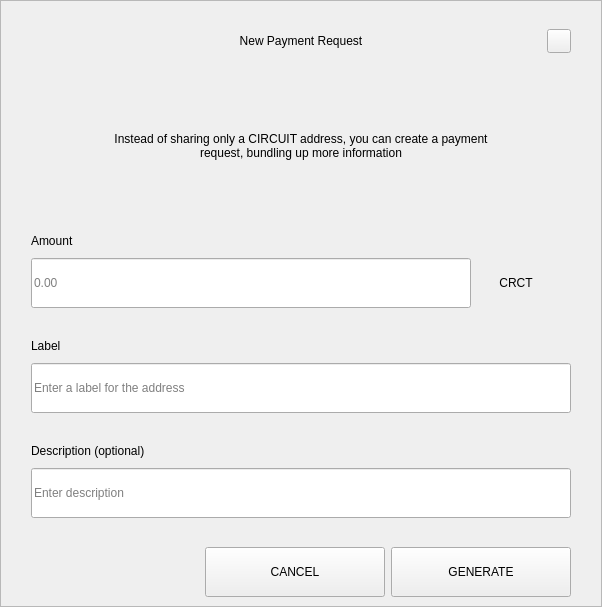
<?xml version="1.0" encoding="UTF-8"?>
<ui version="4.0">
 <class>RequestDialog</class>
 <widget class="QDialog" name="RequestDialog">
  <property name="geometry">
   <rect>
    <x>0</x>
    <y>0</y>
    <width>602</width>
    <height>607</height>
   </rect>
  </property>
  <property name="windowTitle">
   <string>Dialog</string>
  </property>
  <layout class="QVBoxLayout" name="verticalLayout_5">
   <property name="spacing">
    <number>0</number>
   </property>
   <property name="leftMargin">
    <number>0</number>
   </property>
   <property name="topMargin">
    <number>0</number>
   </property>
   <property name="rightMargin">
    <number>0</number>
   </property>
   <property name="bottomMargin">
    <number>0</number>
   </property>
   <item>
    <widget class="QFrame" name="frame">
     <property name="styleSheet">
      <string notr="true"/>
     </property>
     <property name="frameShape">
      <enum>QFrame::StyledPanel</enum>
     </property>
     <property name="frameShadow">
      <enum>QFrame::Raised</enum>
     </property>
     <layout class="QVBoxLayout" name="verticalLayout_4" stretch="1,0,0">
      <property name="spacing">
       <number>0</number>
      </property>
      <property name="leftMargin">
       <number>30</number>
      </property>
      <property name="topMargin">
       <number>20</number>
      </property>
      <property name="rightMargin">
       <number>30</number>
      </property>
      <property name="bottomMargin">
       <number>0</number>
      </property>
      <item>
       <layout class="QHBoxLayout" name="horizontalLayout_3">
        <property name="spacing">
         <number>0</number>
        </property>
        <item>
         <spacer name="horizontalSpacer_21">
          <property name="orientation">
           <enum>Qt::Horizontal</enum>
          </property>
          <property name="sizeHint" stdset="0">
           <size>
            <width>40</width>
            <height>20</height>
           </size>
          </property>
         </spacer>
        </item>
        <item>
         <widget class="QLabel" name="labelTitle">
          <property name="minimumSize">
           <size>
            <width>0</width>
            <height>40</height>
           </size>
          </property>
          <property name="maximumSize">
           <size>
            <width>16777215</width>
            <height>40</height>
           </size>
          </property>
          <property name="styleSheet">
           <string notr="true">padding-left:24px;</string>
          </property>
          <property name="text">
           <string>New Payment Request</string>
          </property>
          <property name="alignment">
           <set>Qt::AlignCenter</set>
          </property>
          <property name="margin">
           <number>7</number>
          </property>
         </widget>
        </item>
        <item>
         <spacer name="horizontalSpacer">
          <property name="orientation">
           <enum>Qt::Horizontal</enum>
          </property>
          <property name="sizeHint" stdset="0">
           <size>
            <width>40</width>
            <height>20</height>
           </size>
          </property>
         </spacer>
        </item>
        <item>
         <widget class="QPushButton" name="btnEsc">
          <property name="minimumSize">
           <size>
            <width>24</width>
            <height>24</height>
           </size>
          </property>
          <property name="maximumSize">
           <size>
            <width>24</width>
            <height>24</height>
           </size>
          </property>
          <property name="focusPolicy">
           <enum>Qt::NoFocus</enum>
          </property>
          <property name="text">
           <string/>
          </property>
         </widget>
        </item>
       </layout>
      </item>
      <item>
       <widget class="QStackedWidget" name="stack">
        <property name="minimumSize">
         <size>
          <width>540</width>
          <height>0</height>
         </size>
        </property>
        <property name="maximumSize">
         <size>
          <width>540</width>
          <height>16777215</height>
         </size>
        </property>
        <property name="currentIndex">
         <number>0</number>
        </property>
        <widget class="QWidget" name="page_1">
         <property name="minimumSize">
          <size>
           <width>540</width>
           <height>0</height>
          </size>
         </property>
         <property name="maximumSize">
          <size>
           <width>540</width>
           <height>16777215</height>
          </size>
         </property>
         <layout class="QVBoxLayout" name="layout1">
          <property name="spacing">
           <number>0</number>
          </property>
          <property name="leftMargin">
           <number>0</number>
          </property>
          <property name="topMargin">
           <number>0</number>
          </property>
          <property name="rightMargin">
           <number>0</number>
          </property>
          <property name="bottomMargin">
           <number>0</number>
          </property>
          <item>
           <spacer name="verticalSpacer_21">
            <property name="orientation">
             <enum>Qt::Vertical</enum>
            </property>
            <property name="sizeType">
             <enum>QSizePolicy::Fixed</enum>
            </property>
            <property name="sizeHint" stdset="0">
             <size>
              <width>20</width>
              <height>30</height>
             </size>
            </property>
           </spacer>
          </item>
          <item alignment="Qt::AlignHCenter">
           <widget class="QLabel" name="labelMessage">
            <property name="minimumSize">
             <size>
              <width>400</width>
              <height>50</height>
             </size>
            </property>
            <property name="text">
             <string>Instead of sharing only a CIRCUIT address, you can create a payment request, bundling up more information</string>
            </property>
            <property name="alignment">
             <set>Qt::AlignCenter</set>
            </property>
            <property name="wordWrap">
             <bool>true</bool>
            </property>
           </widget>
          </item>
          <item alignment="Qt::AlignBottom">
           <widget class="QWidget" name="containerAmount" native="true">
            <layout class="QVBoxLayout" name="verticalLayout">
             <property name="spacing">
              <number>9</number>
             </property>
             <property name="leftMargin">
              <number>0</number>
             </property>
             <property name="topMargin">
              <number>0</number>
             </property>
             <property name="rightMargin">
              <number>0</number>
             </property>
             <property name="bottomMargin">
              <number>0</number>
             </property>
             <item>
              <widget class="QLabel" name="labelSubtitleAmount">
               <property name="minimumSize">
                <size>
                 <width>350</width>
                 <height>16</height>
                </size>
               </property>
               <property name="maximumSize">
                <size>
                 <width>16777215</width>
                 <height>16</height>
                </size>
               </property>
               <property name="text">
                <string>Amount</string>
               </property>
              </widget>
             </item>
             <item alignment="Qt::AlignTop">
              <widget class="QWidget" name="layoutAmount" native="true">
               <layout class="QHBoxLayout" name="horizontalLayout" stretch="2,0">
                <property name="spacing">
                 <number>0</number>
                </property>
                <property name="leftMargin">
                 <number>0</number>
                </property>
                <property name="topMargin">
                 <number>0</number>
                </property>
                <property name="rightMargin">
                 <number>0</number>
                </property>
                <property name="bottomMargin">
                 <number>0</number>
                </property>
                <item>
                 <widget class="QLineEdit" name="lineEditAmount">
                  <property name="minimumSize">
                   <size>
                    <width>0</width>
                    <height>50</height>
                   </size>
                  </property>
                  <property name="maximumSize">
                   <size>
                    <width>16777215</width>
                    <height>50</height>
                   </size>
                  </property>
                  <property name="placeholderText">
                   <string notr="true">0.00</string>
                  </property>
                 </widget>
                </item>
                <item>
                 <widget class="QWidget" name="comboContainer" native="true">
                  <property name="minimumSize">
                   <size>
                    <width>100</width>
                    <height>50</height>
                   </size>
                  </property>
                  <property name="maximumSize">
                   <size>
                    <width>16777215</width>
                    <height>50</height>
                   </size>
                  </property>
                  <layout class="QHBoxLayout" name="horizontalLayout_31">
                   <property name="spacing">
                    <number>0</number>
                   </property>
                   <property name="leftMargin">
                    <number>0</number>
                   </property>
                   <property name="topMargin">
                    <number>0</number>
                   </property>
                   <property name="rightMargin">
                    <number>10</number>
                   </property>
                   <property name="bottomMargin">
                    <number>0</number>
                   </property>
                   <item>
                    <widget class="QLabel" name="comboBoxCoin">
                     <property name="text">
                      <string>CRCT</string>
                     </property>
                     <property name="alignment">
                      <set>Qt::AlignCenter</set>
                     </property>
                    </widget>
                   </item>
                  </layout>
                 </widget>
                </item>
               </layout>
              </widget>
             </item>
            </layout>
           </widget>
          </item>
          <item>
           <spacer name="verticalSpacer_31">
            <property name="orientation">
             <enum>Qt::Vertical</enum>
            </property>
            <property name="sizeType">
             <enum>QSizePolicy::Fixed</enum>
            </property>
            <property name="sizeHint" stdset="0">
             <size>
              <width>20</width>
              <height>30</height>
             </size>
            </property>
           </spacer>
          </item>
          <item>
           <layout class="QVBoxLayout" name="verticalLayoutLabel">
            <property name="spacing">
             <number>9</number>
            </property>
            <item>
             <widget class="QLabel" name="labelSubtitleLabel">
              <property name="minimumSize">
               <size>
                <width>0</width>
                <height>16</height>
               </size>
              </property>
              <property name="maximumSize">
               <size>
                <width>16777215</width>
                <height>16</height>
               </size>
              </property>
              <property name="text">
               <string>Label</string>
              </property>
             </widget>
            </item>
            <item>
             <widget class="QLineEdit" name="lineEditLabel">
              <property name="minimumSize">
               <size>
                <width>0</width>
                <height>50</height>
               </size>
              </property>
              <property name="maximumSize">
               <size>
                <width>16777215</width>
                <height>50</height>
               </size>
              </property>
              <property name="placeholderText">
               <string>Enter a label for the address</string>
              </property>
             </widget>
            </item>
           </layout>
          </item>
          <item>
           <spacer name="verticalSpacer_34">
            <property name="orientation">
             <enum>Qt::Vertical</enum>
            </property>
            <property name="sizeType">
             <enum>QSizePolicy::Fixed</enum>
            </property>
            <property name="sizeHint" stdset="0">
             <size>
              <width>20</width>
              <height>30</height>
             </size>
            </property>
           </spacer>
          </item>
          <item>
           <layout class="QVBoxLayout" name="verticalLayoutDescription">
            <property name="spacing">
             <number>9</number>
            </property>
            <item>
             <widget class="QLabel" name="labelSubtitleDescription">
              <property name="minimumSize">
               <size>
                <width>0</width>
                <height>16</height>
               </size>
              </property>
              <property name="maximumSize">
               <size>
                <width>16777215</width>
                <height>16</height>
               </size>
              </property>
              <property name="text">
               <string>Description (optional)</string>
              </property>
             </widget>
            </item>
            <item>
             <widget class="QLineEdit" name="lineEditDescription">
              <property name="minimumSize">
               <size>
                <width>0</width>
                <height>50</height>
               </size>
              </property>
              <property name="maximumSize">
               <size>
                <width>16777215</width>
                <height>50</height>
               </size>
              </property>
              <property name="placeholderText">
               <string>Enter description</string>
              </property>
             </widget>
            </item>
            <item>
             <spacer name="verticalSpacer_4">
              <property name="orientation">
               <enum>Qt::Vertical</enum>
              </property>
              <property name="sizeType">
               <enum>QSizePolicy::Fixed</enum>
              </property>
              <property name="sizeHint" stdset="0">
               <size>
                <width>20</width>
                <height>20</height>
               </size>
              </property>
             </spacer>
            </item>
           </layout>
          </item>
         </layout>
        </widget>
        <widget class="QWidget" name="page_2">
         <layout class="QVBoxLayout" name="layout2">
          <item>
           <spacer name="verticalSpacer_5">
            <property name="orientation">
             <enum>Qt::Vertical</enum>
            </property>
            <property name="sizeType">
             <enum>QSizePolicy::Fixed</enum>
            </property>
            <property name="sizeHint" stdset="0">
             <size>
              <width>20</width>
              <height>50</height>
             </size>
            </property>
           </spacer>
          </item>
          <item alignment="Qt::AlignHCenter">
           <widget class="QLabel" name="labelQrImg">
            <property name="minimumSize">
             <size>
              <width>260</width>
              <height>260</height>
             </size>
            </property>
            <property name="maximumSize">
             <size>
              <width>260</width>
              <height>260</height>
             </size>
            </property>
            <property name="text">
             <string/>
            </property>
            <property name="alignment">
             <set>Qt::AlignCenter</set>
            </property>
           </widget>
          </item>
          <item>
           <spacer name="verticalSpacer_2">
            <property name="orientation">
             <enum>Qt::Vertical</enum>
            </property>
            <property name="sizeType">
             <enum>QSizePolicy::Fixed</enum>
            </property>
            <property name="sizeHint" stdset="0">
             <size>
              <width>20</width>
              <height>30</height>
             </size>
            </property>
           </spacer>
          </item>
          <item alignment="Qt::AlignHCenter">
           <widget class="QLabel" name="labelAddress">
            <property name="text">
             <string>D7VFR83SQbiezrW72hjcWJtcfip5krte2Z </string>
            </property>
           </widget>
          </item>
          <item>
           <spacer name="verticalSpacer_32">
            <property name="orientation">
             <enum>Qt::Vertical</enum>
            </property>
            <property name="sizeType">
             <enum>QSizePolicy::Expanding</enum>
            </property>
            <property name="sizeHint" stdset="0">
             <size>
              <width>20</width>
              <height>20</height>
             </size>
            </property>
           </spacer>
          </item>
          <item>
           <layout class="QHBoxLayout" name="horizontal">
            <property name="leftMargin">
             <number>20</number>
            </property>
            <property name="rightMargin">
             <number>20</number>
            </property>
            <property name="bottomMargin">
             <number>20</number>
            </property>
            <item>
             <spacer name="horizontalSpacer_4">
              <property name="orientation">
               <enum>Qt::Horizontal</enum>
              </property>
              <property name="sizeHint" stdset="0">
               <size>
                <width>40</width>
                <height>20</height>
               </size>
              </property>
             </spacer>
            </item>
            <item>
             <widget class="QPushButton" name="btnCopyAddress">
              <property name="minimumSize">
               <size>
                <width>180</width>
                <height>50</height>
               </size>
              </property>
              <property name="text">
               <string>COPY ADDRESS</string>
              </property>
             </widget>
            </item>
            <item>
             <widget class="QPushButton" name="btnCopyUrl">
              <property name="minimumSize">
               <size>
                <width>180</width>
                <height>50</height>
               </size>
              </property>
              <property name="text">
               <string>COPY URL</string>
              </property>
             </widget>
            </item>
            <item>
             <spacer name="horizontalSpacer_2">
              <property name="orientation">
               <enum>Qt::Horizontal</enum>
              </property>
              <property name="sizeHint" stdset="0">
               <size>
                <width>40</width>
                <height>20</height>
               </size>
              </property>
             </spacer>
            </item>
           </layout>
          </item>
         </layout>
        </widget>
       </widget>
      </item>
      <item>
       <widget class="QWidget" name="buttonsStack" native="true">
        <layout class="QHBoxLayout" name="horizontalLayout_5">
         <property name="leftMargin">
          <number>20</number>
         </property>
         <property name="rightMargin">
          <number>0</number>
         </property>
         <item>
          <spacer name="horizontalSpacer_41">
           <property name="orientation">
            <enum>Qt::Horizontal</enum>
           </property>
           <property name="sizeHint" stdset="0">
            <size>
             <width>40</width>
             <height>20</height>
            </size>
           </property>
          </spacer>
         </item>
         <item>
          <widget class="QPushButton" name="btnCancel">
           <property name="minimumSize">
            <size>
             <width>180</width>
             <height>50</height>
            </size>
           </property>
           <property name="focusPolicy">
            <enum>Qt::NoFocus</enum>
           </property>
           <property name="text">
            <string>CANCEL</string>
           </property>
          </widget>
         </item>
         <item>
          <widget class="QPushButton" name="btnSave">
           <property name="minimumSize">
            <size>
             <width>180</width>
             <height>50</height>
            </size>
           </property>
           <property name="focusPolicy">
            <enum>Qt::NoFocus</enum>
           </property>
           <property name="text">
            <string>GENERATE</string>
           </property>
          </widget>
         </item>
        </layout>
       </widget>
      </item>
     </layout>
    </widget>
   </item>
  </layout>
 </widget>
 <resources/>
 <connections/>
</ui>
